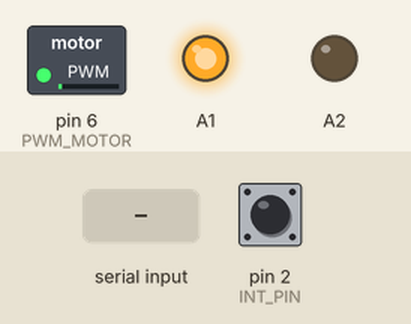
Bench run of a sketch on a simulated Arduino Uno, built with avr-gcc and run on an emulated ATmega328P. On the bench: switched loads named in the sketch (green lamp = pin HIGH), output pins drawn as LEDs (lit = HIGH). The test bench sets the inputs (shaded band); at power-on: pin 2 (INT_PIN) HIGH. What the sketch prints to the serial monitor is not drawn.

Above: at 1.2 s.
1.3 s: "90,45\n" received over Serial
At 2.9 s:
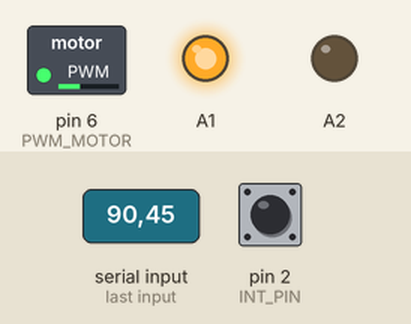
3.8 s: "0\n" received over Serial
At 5.8 s:
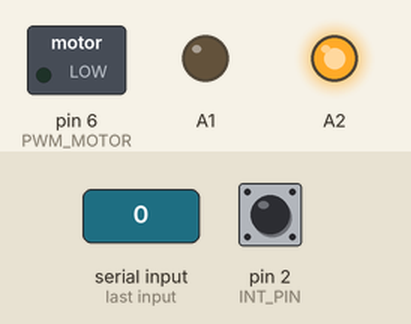
6.3 s: "200\n" received over Serial
At 7.8 s:
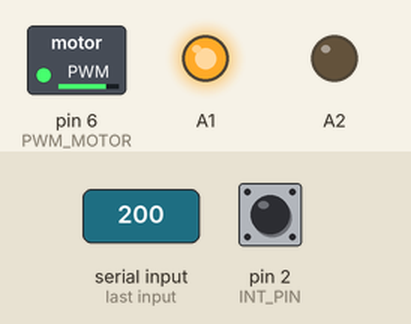
10.4 s: "90\n" received over Serial
At 12.1 s:
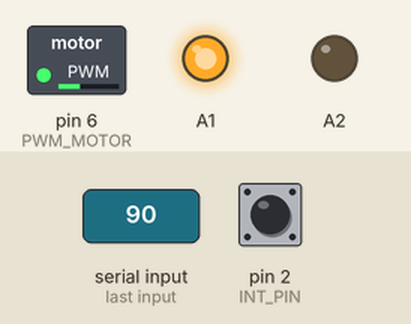
Timing chart, 0 to 13.6 s (numbered marks = the images above; inputs shaded):
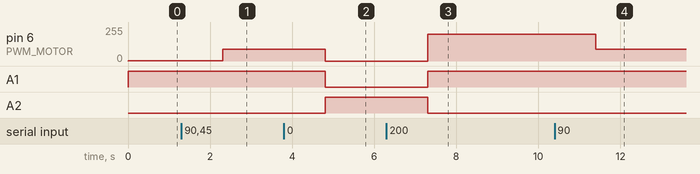

The sketch:

Ex3.ino
```cpp
#define PWM_MOTOR 6
#define INT_PIN 2
#define En_PIN 3

bool previous_read;
int count=0;
int Speed_INPUT=1;
String inString = "";

void setup()
{
  pinMode(2,INPUT_PULLUP);
  pinMode(3,INPUT_PULLUP);
  pinMode(4,INPUT);
  pinMode(A1,OUTPUT);
  pinMode(A2,OUTPUT);
  pinMode(6,OUTPUT);
  Serial.begin(9600);
  attachInterrupt(digitalPinToInterrupt(INT_PIN), ISR_C, RISING);
  Serial.println("Started Encoder");
}

void loop()
{
  setSpeed(Speed_INPUT);
  if(Serial.available()>0)
  {
    inString=Serial.readString();
    Speed_INPUT=inString.toInt();
    setSpeed(Speed_INPUT);
  }
}

void ISR_C()
{
  count++;
  if(digitalRead(En_PIN)==0)
  {
    Serial.print("-");
  }
  else
  {
    Serial.print("+");
  }
  Serial.println(count);
}

void setSpeed(int a)
{
  if(a<=0)
  {
    digitalWrite(A1,LOW);
    digitalWrite(A2,HIGH);
  }
  else
  {
    digitalWrite(A1,HIGH);
    digitalWrite(A2,LOW);
  }
  analogWrite(PWM_MOTOR,ab(a));
}

int ab(int t)
{
  if(t<0)
    return t*-1;
  else
    return t;
}
```

Measured:
- after the input at 1.3 s, pin 6 (PWM_MOTOR): 1/255 → 90/255 after 1.0 s
- after the input at 3.8 s, pin 6 (PWM_MOTOR): 90/255 → 0/255 after 1.0 s; A1: HIGH → LOW after 1.0 s; A2: LOW → HIGH after 1.0 s
- after the input at 6.3 s, pin 6 (PWM_MOTOR): 0/255 → 200/255 after 1.0 s; A1: LOW → HIGH after 1.0 s; A2: HIGH → LOW after 1.0 s
- after the input at 10.4 s, pin 6 (PWM_MOTOR): 200/255 → 90/255 after 1.0 s
